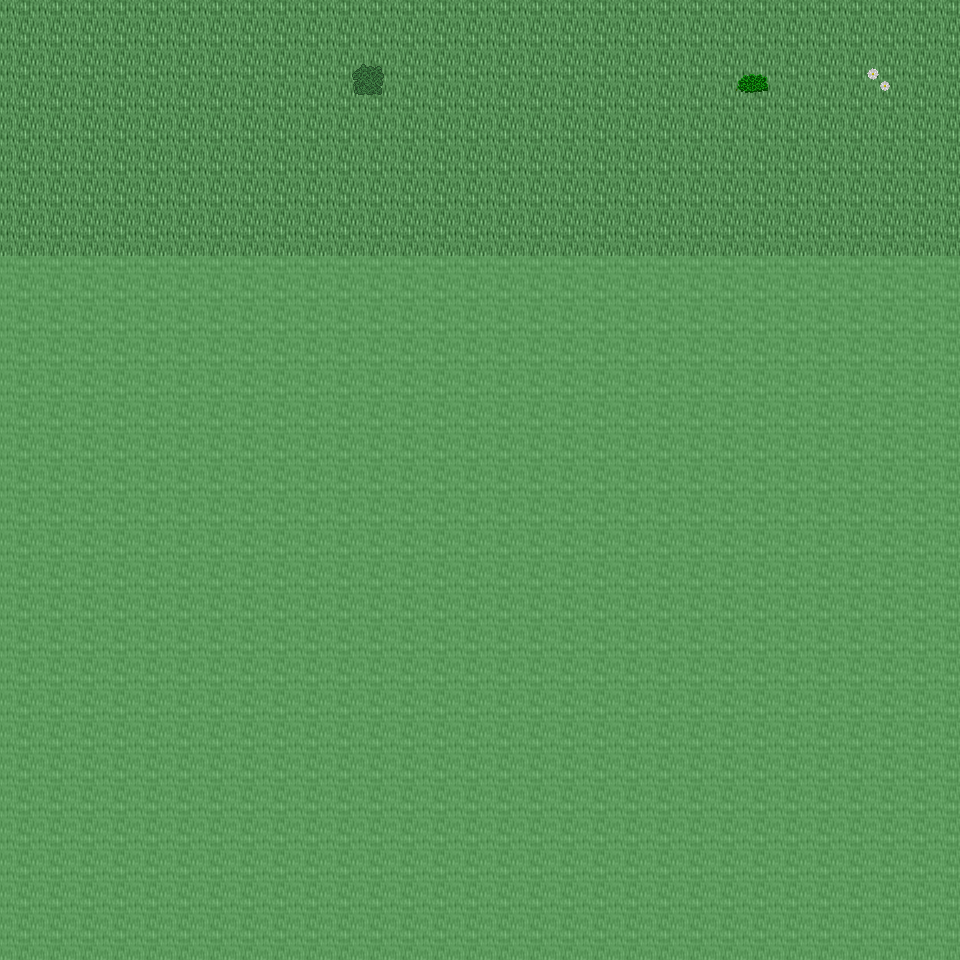

The image is a tile-based game level rendered from a .tmx file. Its description and source (layers, tilesets, objects; grid data summarised) follow:
An orthogonal 30x30 tile map with 32x32 px tiles, 6 tile layers (Ground, Object, Object2, Above, ...), 19 tilesets and 3 objects (3x mapchange).

<map version="1.0" orientation="orthogonal" renderorder="right-down" width="30" height="30" tilewidth="32" tileheight="32" nextobjectid="4">
  <tileset firstgid="1" name="tileset_ground_ground" tilewidth="32" tileheight="32" tilecount="33" columns="3">
    <image source="../drawable/tileset_ground_ground.png" width="96" height="352" />
  </tileset>
  <tileset firstgid="34" name="tileset_ground_ridge_earth_dark" tilewidth="32" tileheight="32" tilecount="96" columns="12">
    <image source="../drawable/tileset_ground_ridge_earth_dark.png" width="384" height="256" />
  </tileset>
  <tileset firstgid="130" name="tileset_plant_flower_daisy_white" tilewidth="32" tileheight="32" tilecount="8" columns="2">
    <image source="../drawable/tileset_plant_flower_daisy_white.png" width="64" height="128" />
  </tileset>
  <tileset firstgid="138" name="tileset_plant_grasses" tilewidth="32" tileheight="32" tilecount="6" columns="3">
    <image source="../drawable/tileset_plant_grasses.png" width="96" height="64" />
  </tileset>
  <tileset firstgid="144" name="tileset_plant_tree_tree_fluffy" tilewidth="32" tileheight="32" tilecount="12" columns="4">
    <image source="../drawable/tileset_plant_tree_tree_fluffy.png" width="128" height="96" />
  </tileset>
  <tileset firstgid="156" name="tileset_plant_bush_bushes" tilewidth="32" tileheight="32" tilecount="10" columns="5">
    <image source="../drawable/tileset_plant_bush_bushes.png" width="160" height="64" />
  </tileset>
  <tileset firstgid="166" name="tileset_logic_collision" tilewidth="32" tileheight="32" tilecount="1" columns="1">
    <image source="../drawable/tileset_logic_collision.png" width="32" height="32" />
  </tileset>
  <tileset firstgid="167" name="tileset_ground_dry_grass" tilewidth="32" tileheight="32" tilecount="54" columns="9">
    <image source="../drawable/tileset_ground_dry_grass.png" width="288" height="192" />
  </tileset>
  <tileset firstgid="221" name="tileset_ground_earth_edges" tilewidth="32" tileheight="32" tilecount="18" columns="6">
    <image source="../drawable/tileset_ground_earth_edges.png" width="192" height="96" />
  </tileset>
  <tileset firstgid="239" name="tileset_ground_grass_corners" tilewidth="32" tileheight="32" tilecount="24" columns="6">
    <image source="../drawable/tileset_ground_grass_corners.png" width="192" height="128" />
  </tileset>
  <tileset firstgid="263" name="tileset_plant_tree_evergreen" tilewidth="32" tileheight="32" tilecount="36" columns="3">
    <image source="../drawable/tileset_plant_tree_evergreen.png" width="96" height="384" />
  </tileset>
  <tileset firstgid="299" name="tileset_plant_tree_tree_darkgreen" tilewidth="32" tileheight="32" tilecount="88" columns="8">
    <image source="../drawable/tileset_plant_tree_tree_darkgreen.png" width="256" height="352" />
  </tileset>
  <tileset firstgid="387" name="tileset_building_decoration_rocks" tilewidth="32" tileheight="32" tilecount="6" columns="3">
    <image source="../drawable/tileset_building_decoration_rocks.png" width="96" height="64" />
  </tileset>
  <tileset firstgid="393" name="tileset_plant_stump_stump_pale_brown" tilewidth="32" tileheight="32" tilecount="4" columns="2">
    <image source="../drawable/tileset_plant_stump_stump_pale_brown.png" width="64" height="64" />
  </tileset>
  <tileset firstgid="397" name="tileset_plant_stump_int_small_stump_2" tilewidth="32" tileheight="32" tilecount="1" columns="1">
    <image source="../drawable/tileset_plant_stump_int_small_stump_2.png" width="32" height="32" />
  </tileset>
  <tileset firstgid="398" name="tileset_ground_rock_pebbles" tilewidth="32" tileheight="32" tilecount="3" columns="1">
    <image source="../drawable/tileset_ground_rock_pebbles.png" width="32" height="96" />
  </tileset>
  <tileset firstgid="401" name="tileset_plant_bush_bush_mult_colored" tilewidth="32" tileheight="32" tilecount="6" columns="3">
    <image source="../drawable/tileset_plant_bush_bush_mult_colored.png" width="96" height="64" />
  </tileset>
  <tileset firstgid="407" name="tileset_plant_tree_umbrella_thorn" tilewidth="32" tileheight="32" tilecount="18" columns="6">
    <image source="../drawable/tileset_plant_tree_umbrella_thorn.png" width="192" height="96" />
  </tileset>
  <tileset firstgid="425" name="tileset_building_house_3" tilewidth="32" tileheight="32" tilecount="48" columns="6">
    <image source="../drawable/tileset_building_house_3.png" width="192" height="256" />
  </tileset>
  <layer name="Ground" width="30" height="30">
    <data>[900 cells, 240 non-empty, 1 distinct tile ids]</data>
  </layer>
  <layer name="Object" width="30" height="30">
    <data>[900 cells, 3 non-empty, 3 distinct tile ids]</data>
  </layer>
  <layer name="Object2" width="30" height="30">
    <data>[900 cells, 0 non-empty, 0 distinct tile ids]</data>
  </layer>
  <layer name="Above" width="30" height="30">
    <data>[900 cells, 0 non-empty, 0 distinct tile ids]</data>
  </layer>
  <layer name="Above2" width="30" height="30">
    <data>[900 cells, 0 non-empty, 0 distinct tile ids]</data>
  </layer>
  <layer name="Walkable" width="30" height="30">
    <data>[900 cells, 660 non-empty, 1 distinct tile ids]</data>
  </layer>
  <objectgroup name="MapEvents">
    <object id="1" name="north" type="mapchange" x="0" y="0" width="960" height="32">
      <properties>
        <property name="map" value="0_ados_mountain_n2_w2_x3_y3" />
        <property name="place" value="south" />
      </properties>
    </object>
    <object id="2" name="west" type="mapchange" x="0" y="0" width="32" height="256">
      <properties>
        <property name="map" value="0_ados_mountain_n2_w2_x2_y4" />
        <property name="place" value="east" />
      </properties>
    </object>
    <object id="3" name="east" type="mapchange" x="928" y="0" width="32" height="256">
      <properties>
        <property name="map" value="0_ados_mountain_n2_w2_x4_y4" />
        <property name="place" value="west" />
      </properties>
    </object>
  </objectgroup>
</map>
